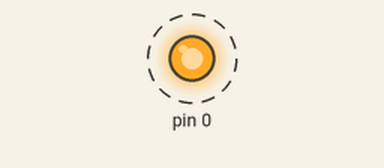
The sketch below on a simulated Arduino Uno, built with avr-gcc and run on an emulated ATmega328P. Shown: output pins drawn as LEDs (lit = HIGH). Dashed ring = blinking.

Above: at 0.5 s.
Timing chart, 0 to 4.6 s (numbered marks = the images above):
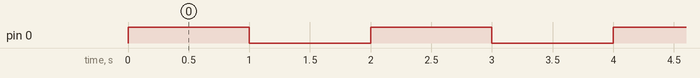

Measured:
- by itself, pin 0: alternates HIGH for 1.0 s and LOW for 1.0 s

The sketch:

test0.ino
```cpp
void setup() {
    DDRD=DDRD|B00000001;//pinMode(0,OUTPUT)
     //DATA DIRECTION REGISTOR port D
     //registrii pe 8 biti
}

void loop() {
  PORTD=PORTD|1;//digitalWrite(0,HIGH)
  delay(1000);
  PORTD=PORTD&11111110;
  delay(1000);
}
```
